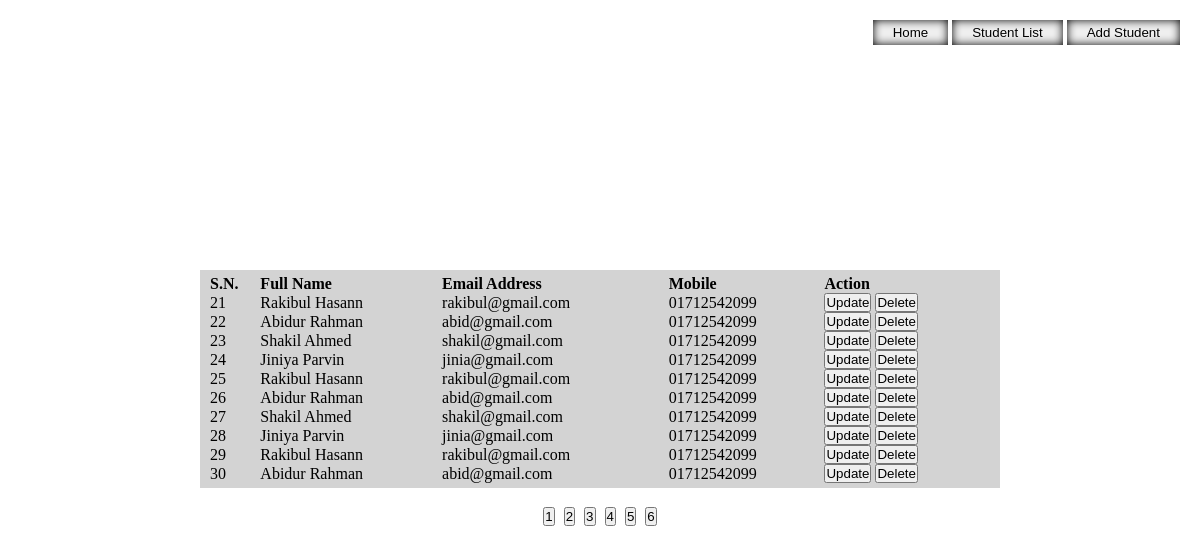
The page /studentlist.php?page=3 on the database its author committed.
### tables this page shows
CREATE TABLE `crud` (
  `id` int(11) NOT NULL,
  `name` varchar(100) NOT NULL,
  `email` varchar(100) NOT NULL,
  `phone` varchar(25) NOT NULL
);

### studentlist.php (the view)
<?php
include("header.php");
$page_no = (isset($_GET["page"])) ? $_GET["page"] : header("location: studentlist.php?page=1");
$select_query = "SELECT * FROM crud";
$select = $conn->query($select_query);
$total_record = $select->num_rows;
$result_per_page = 10;
$total_page = ceil($total_record / $result_per_page);
$start_point = ($page_no - 1) * $result_per_page;
$read_query = "SELECT * FROM crud LIMIT $start_point, $result_per_page";
$read = $conn->query($read_query);
?>
<div class="wm">
    <?php if ($total_record > 0) { ?>
        <table cellspacing="0">
            <tr>
                <th>S.N.</th>
                <th>Full Name</th>
                <th>Email Address</th>
                <th>Mobile</th>
                <th>Action</th>
            </tr>
            <?php $x = ($start_point + 1);
            foreach ($read as $data) { ?>
                <tr>
                    <td><?= $x; ?></td>
                    <td><?= $data['name'] ?></td>
                    <td><?= $data['email'] ?></td>
                    <td><?= $data['phone'] ?></td>
                    <td>
                        <a href="update.php?id=<?= $data['id']; ?>"><button>Update</button></a>
                        <a href="delete.php?id=<?= $data['id']; ?>" onclick="return confirm('Do you want to delete the student info?')"><button>Delete</button></a>
                    </td>
                </tr>
            <?php $x++;
            } ?>
        </table>
        <div>
            <?php
            if ($total_page > 5 && $page_no > 5 && ($total_page - 5) >= $page_no) {
                $j = $page_no - 3;
            } elseif ($total_page > 5 && $page_no > 5 && ($total_page - 5) < $page_no) {
                $j = $total_page - 5;
            } else {
                $j = 1;
            }
            $k = (($j + 5) <= $total_page) ? ($j + 5) : $total_page;
            for ($i = $j; $i <= $k; $i++) {
            ?>
                <a href="studentlist.php?page=<?= $i; ?>"><button><?= $i; ?></button></a>
            <?php } ?>
        <?php } else { ?>
            No Record Found
        <?php } ?>
        </div>
</div>
<div class="btn">
    <a href="index.php"><button>Home</button></a>
    <a href="studentlist.php"><button>Student List</button></a>
    <a href="addstudent.php"><button>Add Student</button></a>
</div>
<?php
include("footer.php")
?>

### style.css (style rules this page uses)
* { margin: 0; padding: 0; box-sizing: border-box; }
.wm { width: 100%; min-height: 100vh; display: flex; justify-content: center; align-items: center; font-size: 36px; flex-direction: column; }
.wm table { font-size: 16px; width: 800px; background-color: lightgray; padding: 5px 10px; }
table th { text-align: left; }
.btn { position: absolute; top: 20px; right: 20px; }
.btn button { padding: 5px 20px; cursor: pointer; box-shadow: 0 0 10px black inset; border-width: 0; }

### rows shown on the page
crud: name "Rakibul Hasann", email "rakibul@gmail.com", phone "01712542099"
crud: name "Abidur Rahman", email "abid@gmail.com", phone "01712542099"
crud: name "Shakil Ahmed", email "shakil@gmail.com", phone "01712542099"
crud: name "Jiniya Parvin", email "jinia@gmail.com", phone "01712542099"
crud: name "Rakibul Hasann", email "rakibul@gmail.com", phone "01712542099"
crud: name "Abidur Rahman", email "abid@gmail.com", phone "01712542099"
crud: name "Shakil Ahmed", email "shakil@gmail.com", phone "01712542099"
crud: name "Jiniya Parvin", email "jinia@gmail.com", phone "01712542099"
crud: name "Rakibul Hasann", email "rakibul@gmail.com", phone "01712542099"
crud: name "Abidur Rahman", email "abid@gmail.com", phone "01712542099"
